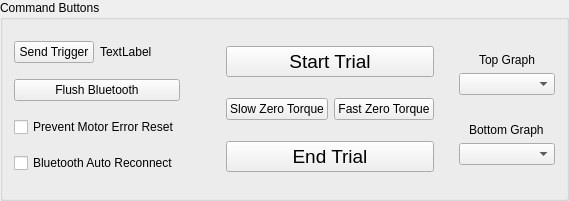
    <widget class="QGroupBox" name="commandGroup">
     <property name="maximumSize">
      <size>
       <width>16777215</width>
       <height>201</height>
      </size>
     </property>
     <property name="title">
      <string>Command Buttons</string>
     </property>
     <layout class="QHBoxLayout" name="horizontalLayout_2" stretch="1,0,1,1,5">
      <item>
       <layout class="QGridLayout" name="gridLayout">
        <item row="3" column="0" colspan="2">
         <widget class="QCheckBox" name="bluetoothAutoReconnectCheckBox">
          <property name="text">
           <string>Bluetooth Auto Reconnect</string>
          </property>
         </widget>
        </item>
        <item row="1" column="0" colspan="2">
         <widget class="QPushButton" name="flushBluetoothButton">
          <property name="text">
           <string>Flush Bluetooth</string>
          </property>
         </widget>
        </item>
        <item row="0" column="0">
         <widget class="QPushButton" name="sendTriggerButton">
          <property name="text">
           <string>Send Trigger</string>
          </property>
         </widget>
        </item>
        <item row="2" column="0" colspan="2">
         <widget class="QCheckBox" name="motorResetCheckBox">
          <property name="text">
           <string>Prevent Motor Error Reset</string>
          </property>
         </widget>
        </item>
        <item row="0" column="1">
         <widget class="QLabel" name="triggerLabel">
          <property name="text">
           <string>TextLabel</string>
          </property>
         </widget>
        </item>
       </layout>
      </item>
      <item>
       <spacer name="horizontalSpacer_5">
        <property name="orientation">
         <enum>Qt::Horizontal</enum>
        </property>
        <property name="sizeHint" stdset="0">
         <size>
          <width>40</width>
          <height>20</height>
         </size>
        </property>
       </spacer>
      </item>
      <item>
       <layout class="QVBoxLayout" name="verticalLayout_5">
        <item>
         <widget class="QPushButton" name="startTrialButton">
          <property name="font">
           <font>
            <pointsize>14</pointsize>
           </font>
          </property>
          <property name="text">
           <string>Start Trial</string>
          </property>
         </widget>
        </item>
        <item>
         <layout class="QHBoxLayout" name="horizontalLayout">
          <item>
           <widget class="QPushButton" name="slowZeroTorqueButton">
            <property name="text">
             <string>Slow Zero Torque</string>
            </property>
           </widget>
          </item>
          <item>
           <widget class="QPushButton" name="fastZeroTorqueButton">
            <property name="text">
             <string>Fast Zero Torque</string>
            </property>
           </widget>
          </item>
         </layout>
        </item>
        <item>
         <widget class="QPushButton" name="endTrialButton">
          <property name="enabled">
           <bool>true</bool>
          </property>
          <property name="font">
           <font>
            <pointsize>14</pointsize>
           </font>
          </property>
          <property name="text">
           <string>End Trial</string>
          </property>
         </widget>
        </item>
       </layout>
      </item>
      <item>
       <spacer name="horizontalSpacer_6">
        <property name="orientation">
         <enum>Qt::Horizontal</enum>
        </property>
        <property name="sizeHint" stdset="0">
         <size>
          <width>40</width>
          <height>20</height>
         </size>
        </property>
       </spacer>
      </item>
      <item>
       <layout class="QVBoxLayout" name="verticalLayout_6">
        <item>
         <spacer name="verticalSpacer_3">
          <property name="orientation">
           <enum>Qt::Vertical</enum>
          </property>
          <property name="sizeHint" stdset="0">
           <size>
            <width>20</width>
            <height>40</height>
           </size>
          </property>
         </spacer>
        </item>
        <item alignment="Qt::AlignHCenter|Qt::AlignVCenter">
         <widget class="QLabel" name="topGraphLabe">
          <property name="text">
           <string>Top Graph</string>
          </property>
         </widget>
        </item>
        <item alignment="Qt::AlignTop">
         <widget class="QComboBox" name="topGraphBox"/>
        </item>
        <item>
         <spacer name="verticalSpacer_4">
          <property name="orientation">
           <enum>Qt::Vertical</enum>
          </property>
          <property name="sizeHint" stdset="0">
           <size>
            <width>20</width>
            <height>40</height>
           </size>
          </property>
         </spacer>
        </item>
        <item alignment="Qt::AlignHCenter">
         <widget class="QLabel" name="bottomGraphLabel">
          <property name="text">
           <string>Bottom Graph</string>
          </property>
         </widget>
        </item>
        <item>
         <widget class="QComboBox" name="bottomGraphBox"/>
        </item>
        <item>
         <spacer name="verticalSpacer_2">
          <property name="orientation">
           <enum>Qt::Vertical</enum>
          </property>
          <property name="sizeHint" stdset="0">
           <size>
            <width>20</width>
            <height>40</height>
           </size>
          </property>
         </spacer>
        </item>
       </layout>
      </item>
     </layout>
    </widget>
